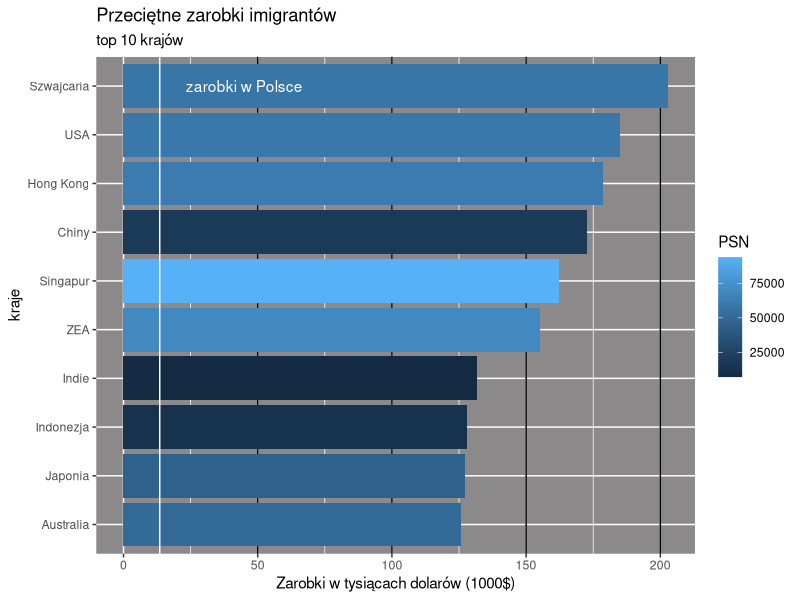

The R source for this figure:
## ---- chunk 1
knitr::opts_chunk$set(echo = TRUE)
library(ggplot2)
## ---- chunk 2
df <- data.frame(
  "kraje" = c("Szwajcaria", "USA", "Hong Kong", "Chiny", "Singapur", "ZEA", "Indie", "Indonezja", "Japonia", "Australia"),
  "zarobki" = c(202.9, 185.1, 178.7, 172.7, 162.2, 155, 131.8, 128, 127.4, 125.8),
  "PSN" = c(58087, 59495, 61393, 18066, 93905.5, 69896.3, 7183, 12378, 44426, 50334)
)

df <- df[order(df$zarobki,decreasing = FALSE),]

df$kraje <- factor(df$kraje, levels = df$kraje)

#df <- df[order(zarobki),]

p <- ggplot(data = df, aes(x = kraje, y = zarobki, fill = PSN)) + geom_hline(yintercept = seq(50,200,by=50)) + 
  geom_col() + ggtitle(label = "Przeciętne zarobki imigrantów", subtitle = "top 10 krajów") + coord_flip() + 
  ylab("Zarobki w tysiącach dolarów (1000$)") + geom_hline(yintercept = 13.5, color = "white") + 
  theme(panel.background = element_rect("snow4")) + 
  annotate("text", x = 10, y = 45,label = "zarobki w Polsce", color = "white")
p
